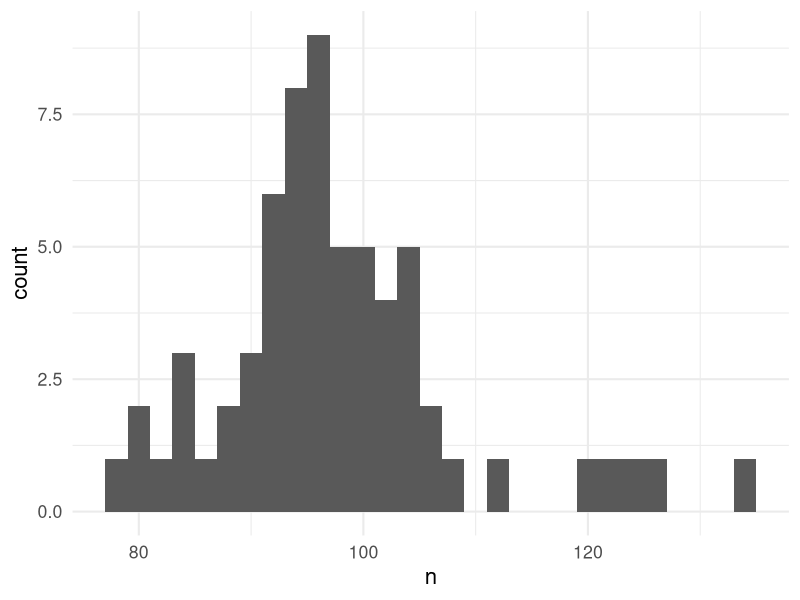
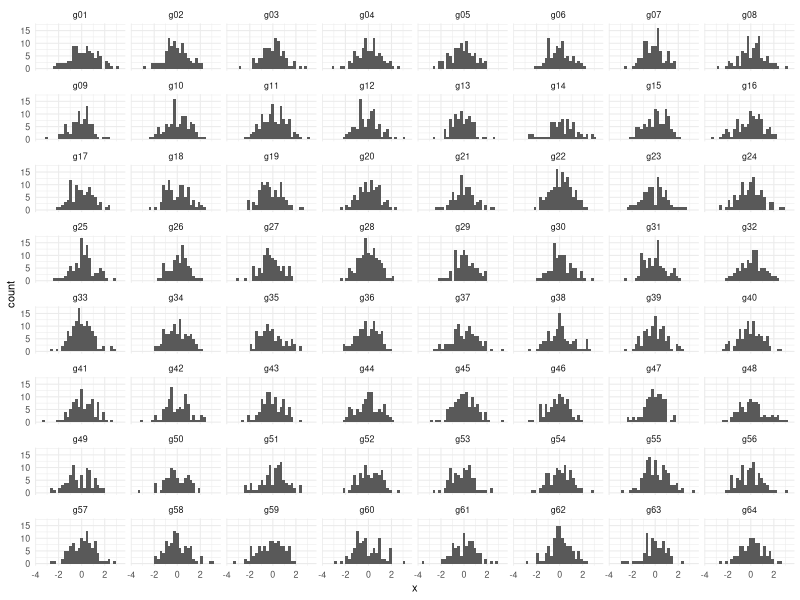
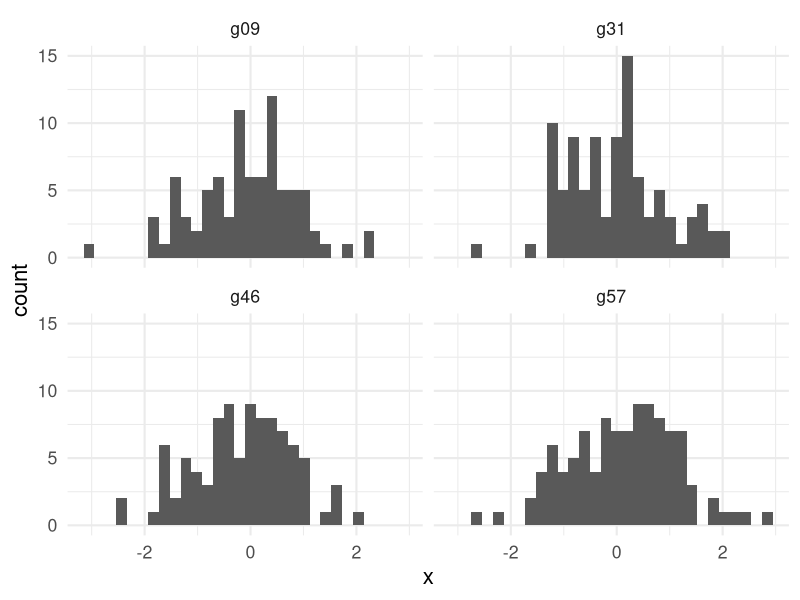
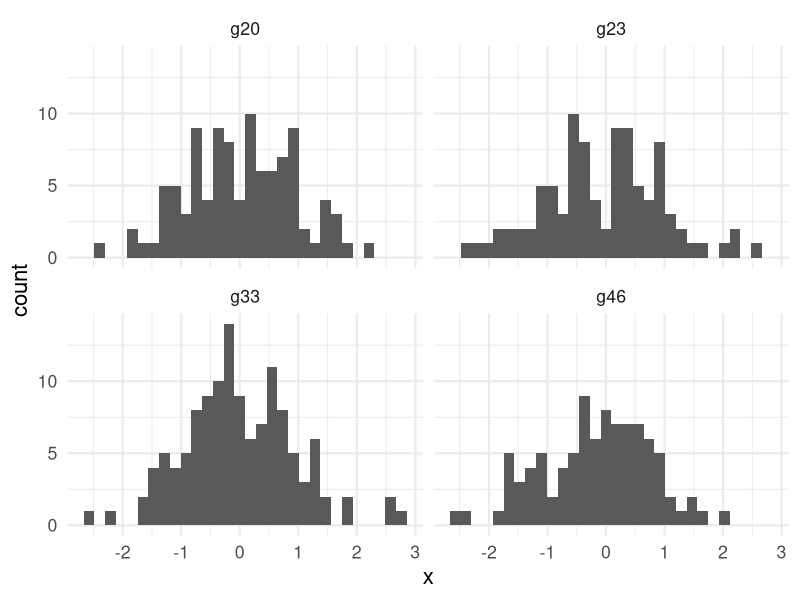
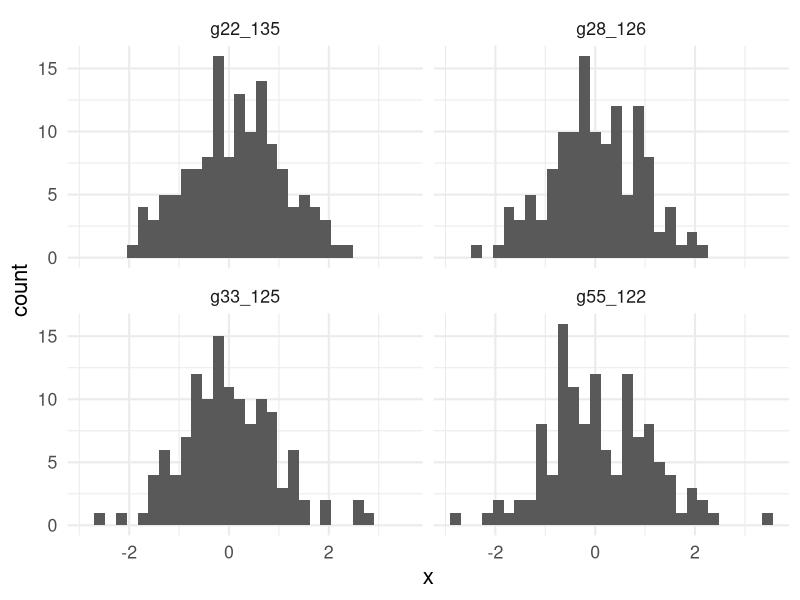
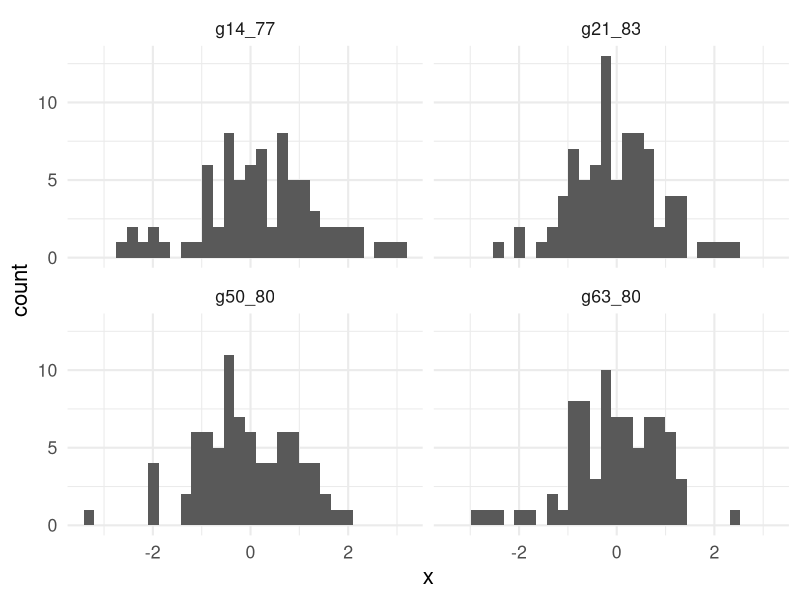
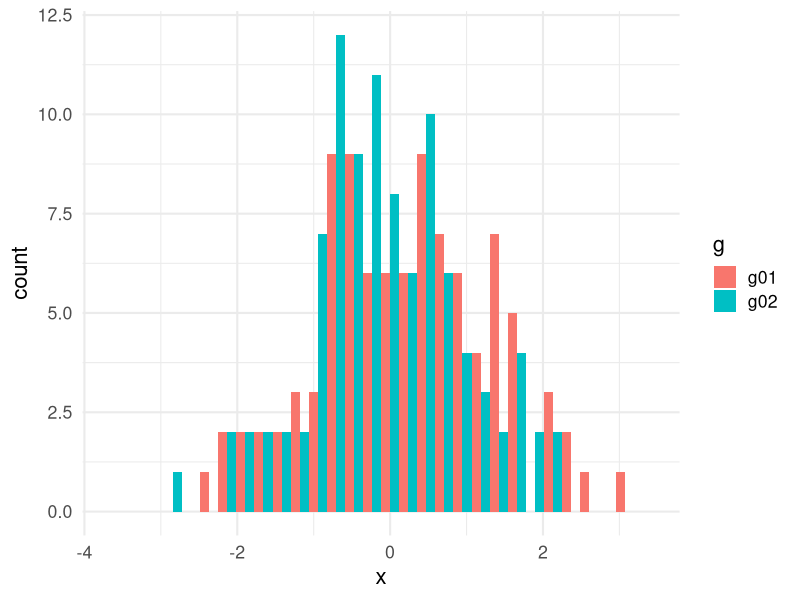
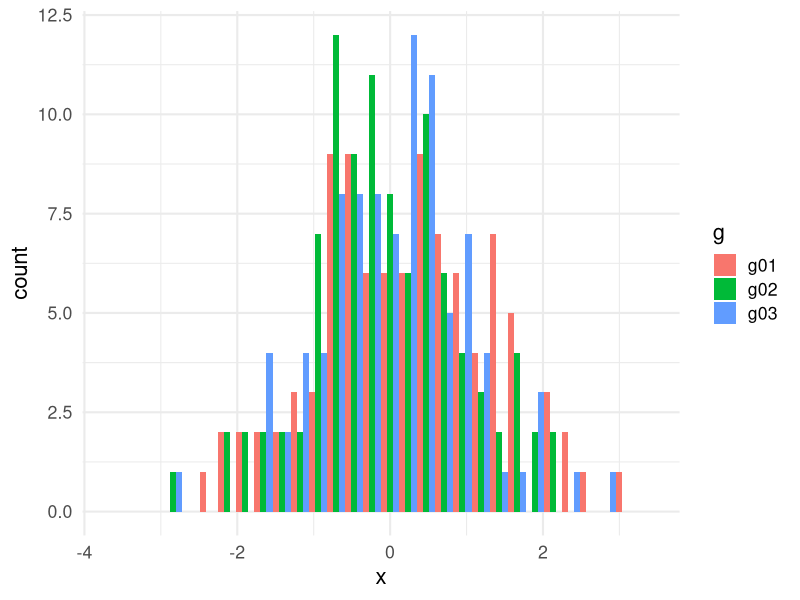

Generate these figures, in order, with R:
## ---- chunk 1
knitr::opts_chunk$set(
  fig.height = 8,
  fig.width = 8,
  fig.units = "in"
  )
## ---- chunk 2
library(ggplot2)
library(dplyr)
# set the global theme
ggplot2::theme_set(theme_minimal(base_size = 16))
## ---- chunk 3
set.seed(101)
npts_mean = 100 # mean of the Poission distribution
ngroups = 64

df1 = dplyr::bind_rows(
  lapply(1:ngroups, function(i) {
    nsize = rpois(1, npts_mean)
    data.frame(x=rnorm(nsize), g=sprintf("g%02d", i), stringsAsFactors = FALSE)
  })
)

df1$g = factor(df1$g)
## ---- chunk 4
df1 %>% 
  group_by(g) %>% 
  summarise(n=n()) %>%
  ungroup() %>% 
  ggplot(aes(x=n)) + 
  geom_histogram()
## ---- chunk 5
df1 %>% 
  ggplot(aes(x)) + 
  geom_histogram() + 
  facet_wrap(~g) + theme_minimal(base_size = 8)
## ---- chunk 6
facet_wrap_limit_1 = function(df1, rseed = 101, nrandom = 4) {
  set.seed(rseed)
  all_groups = unique(as.character(df1$g))
  subset_groups = sample(all_groups, min(nrandom, length(all_groups)))
  
  df1 %>% 
    filter(g %in% subset_groups) %>%
    ggplot(aes(x=x)) + geom_histogram() + 
    facet_wrap(~g)
}
## ---- chunk 7
p = facet_wrap_limit_1(df1, rseed = 101, nrandom = 4)
print(p)
## ---- chunk 8
p = facet_wrap_limit_1(df1, rseed = 102, nrandom = 4)
print(p)
## ---- chunk 9
facet_wrap_limit_2 = function(df1, nrandom = 4, asc = FALSE) {
  all_groups = unique(as.character(df1$g))
      
  # compute and append rank of nsize 
  ranked_data = df1 %>% 
    group_by(g) %>% 
    summarise(nsize=n()) %>% 
    mutate(r=rank(nsize, ties.method = 'first')) %>% 
    ungroup() %>% 
    inner_join(df1, by="g") %>% 
    mutate(g = paste(g, nsize, sep="_"))
  
  # grab the first nrandom
  if (asc) {
    plot_df = ranked_data %>% 
      filter(r <= nrandom)
  } else {
    plot_df = ranked_data %>% 
      filter(r >= (length(all_groups) - nrandom + 1))
  }
  
  plot_df %>% 
    ggplot(aes(x=x)) + geom_histogram() +
    facet_wrap(~g)
}
## ---- chunk 10
p = facet_wrap_limit_2(df1, nrandom = 4, asc=FALSE)
print(p)
## ---- chunk 11
p = facet_wrap_limit_2(df1, nrandom = 4, asc=TRUE)
print(p)
## ---- chunk 12
print(args(geom_histogram))
print(body(geom_histogram))
## ---- chunk 13
StatBinFilter <- ggproto("StatBinFilter", StatBin, 
  
  setup_data = function(data, params) {
    all_groups = as.vector(unique(data$group))
    nfilter = min(params$nfilter, length(all_groups))
  
    # take only the first nfilter groups  
    idx = which(data$group %in% all_groups[1:nfilter])
    
    # take a subset of the data and pass it on to the rendering methods
    data[idx,]
  },

  extra_params = c("na.rm", "nfilter")
    
)

stat_bin_filter <- 
  function (mapping = NULL, data = NULL, geom = "bar", position = "stack", 
            ..., binwidth = NULL, bins = NULL, center = NULL, boundary = NULL, 
            breaks = NULL, closed = c("right", "left"), pad = FALSE, 
            na.rm = FALSE, nfilter=NULL, show.legend = NA, inherit.aes = TRUE) {
    layer(data = data, mapping = mapping, stat = StatBinFilter, geom = geom, 
          position = position, show.legend = show.legend, inherit.aes = inherit.aes, 
          params = list(binwidth = binwidth, bins = bins, center = center, 
                        boundary = boundary, breaks = breaks, closed = closed, 
                        pad = pad, na.rm = na.rm, nfilter = nfilter, ...))
  }

## ---- chunk 14
df1 %>% 
  ggplot(aes(x=x)) + 
  stat_bin_filter(aes(group=g, fill=g), 
                  position='dodge', nfilter = 2)
## ---- chunk 15
df1 %>% 
  ggplot(aes(x=x)) + 
  stat_bin_filter(aes(group=g, fill=g), 
                  position='dodge', nfilter = 3)
## ---- chunk 16
df1 %>% 
  ggplot(aes(x=x)) + 
  stat_bin_filter(aes(group=g, fill=g), 
                  nfilter = 2) + 
  facet_wrap(~g) + 
  theme_minimal(base_size = 8)

## ---- chunk 17
StatBinFilter <- ggproto("StatBinFilter", StatBin, 
  
  setup_data = function(data, params) {
    data
  },

  compute_panel = function(data, scales, nfilter=NULL, ...) {
  
    all_groups = as.vector(unique(data$group))
    nfilter = min(nfilter, length(all_groups))
    
    tmp = StatBin$compute_panel(data, scales, ...)  
    tmp2 = tmp %>% dplyr::group_by(group) %>% 
      mutate(r=rank(-count, ties.method = "first")) %>% 
      filter(r <= nfilter)
    tmp2
    },
  
  
  
  extra_params = c("na.rm", "nfilter")
    
)

stat_bin_filter <- 
  function (mapping = NULL, data = NULL, geom = "bar", position = "stack", 
            ..., binwidth = NULL, bins = NULL, center = NULL, boundary = NULL, 
            breaks = NULL, closed = c("right", "left"), pad = FALSE, 
            na.rm = FALSE, nfilter=NULL, show.legend = NA, inherit.aes = TRUE) {
    layer(data = data, mapping = mapping, stat = StatBinFilter, geom = geom, 
          position = position, show.legend = show.legend, inherit.aes = inherit.aes, 
          params = list(binwidth = binwidth, bins = bins, center = center, 
                        boundary = boundary, breaks = breaks, closed = closed, 
                        pad = pad, na.rm = na.rm, nfilter = nfilter, ...))
  }

## ---- chunk 18
df1 %>% ggplot(aes(x=x)) + stat_bin_filter(aes(group=g), nfilter = 2) + facet_wrap(~g) + theme_minimal(base_size = 8)

